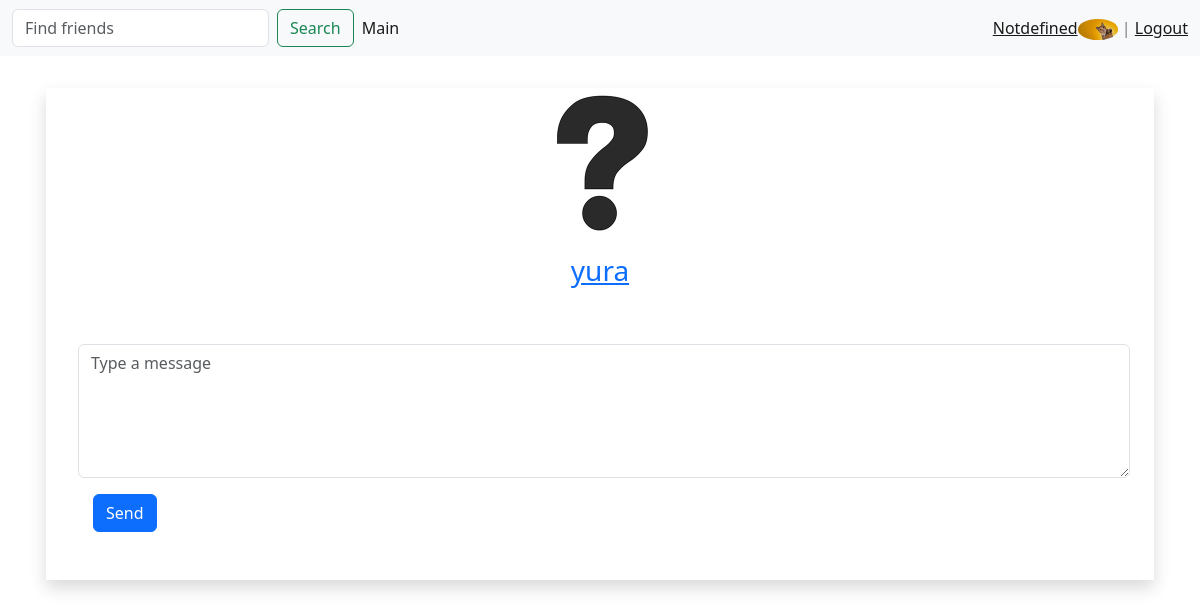
The page /message_user/3/ (signed in) on the database its author committed.
### main/models.py (models this page shows)
class Account(AbstractUser):
    username = models.SlugField(unique=True)
    bio = models.CharField(max_length=300, blank=True, null=True)
    address = models.CharField(max_length=300, blank=True, null=True)
    mobile = models.PositiveBigIntegerField(blank=True, null=True)
    photo = models.ImageField(upload_to='account_photo/%Y/%m/%d/', blank=True, default="account_photo/default.jpg")
    def get_absolute_url(self):
        return reverse("view_user", kwargs={"user_id": self.pk})

### main/views.py (the view)
# urls.py: path('message_user/<int:user_id>/', message_user, name="message_user"),
def message_user(request, user_id):
    try:
        to_user = Account.objects.get(pk=user_id)
        from_user = Account.objects.get(pk=request.user.pk)
        try:
            chat = Chat.objects.filter(user=to_user).get(user=from_user)
        except:
            chat = Chat.objects.create()
            chat.user.add(to_user, from_user)
            chat.save()
        messages_in_chat = MessageChat.objects.filter(chat=chat)
        if request.method == "POST":
            form = MessageChatForm(request.POST)
            if form.is_valid():
                text = form.cleaned_data['text']
                MessageChat.objects.create(text=text, user=from_user, chat=chat).save()
                return redirect("message_user", user_id)
        else:
            form = MessageChatForm()
        context = {"to_user": to_user, "from_user": from_user,
                   "messages_in_chat": messages_in_chat, "form": form, "title": f"Chat-{to_user.username}"}
        return render(request, "main/message_user.html", context)
    except Exception as e:
        print(e)
        return render(request, "main/page_not_found.html")

### main/forms.py
class MessageChatForm(forms.ModelForm):
    class Meta:
        model = Post
        fields = ["text"]
        labels = {
            "text": ""
        }
        widgets = {
            "text": forms.Textarea(attrs={"class": "form-control", "rows": 5, "placeholder": "Type a message"}),
        }

### main/templates/main/message_user.html (shortened to what this page needs)
{% extends 'base.html' %}
{% block content%}
<div class="container py-3 px-3">
    <div class="row rounded-lg overflow-hidden shadow">
        <div class="d-flex flex-column align-items-center text-center">
            <img src="{{ to_user.photo.url }}"
                 class="rounded-circle" width="150">
            <div class="mt-3">
                <h3><a href="{{to_user.get_absolute_url}}">{{to_user.username}}</a></h3>
            </div>
        </div>
        <div class="px-4 py-5 chat-box bg-white">
            <form method="post">
                <div class="comment-box ml-2">
                    {{form.as_p}}
                    <div class="col-6">
                        <div>
                            <button type="submit" class="btn btn-primary">Send</button>
                        </div>
                    </div>
                </div>
            </form>
        </div>
    </div>
</div>
{%endblock%}

### templates/inc/_nav.html
<nav class="navbar navbar-expand-lg navbar-light bg-light">
    <div class="container-fluid">
        <div class="collapse navbar-collapse" id="navbarSupportedContent">
            <form class="d-flex" action="{% url 'main'%}">
                <input class="form-control me-2" type="search" placeholder="Find friends" aria-label="Search"
                       name="search">
                <button class="btn btn-outline-success" type="submit">Search</button>
            </form>
            <ul class="navbar-nav me-auto mb-2 mb-lg-0">
                <li class="nav-item">
                    <a class="nav-link active" aria-current="page" href="{% url 'main'%}">Main</a>
                </li>
            </ul>
            <span class="navbar-text">
                {% if request.user.is_authenticated%}
                <a href="{{request.user.get_absolute_url}}">{{request.user.username}}</a><img
                    src="{{request.user.photo.url }}"
                    class="rounded-circle" width="40">  | <a
                    href="{% url 'logout'%}">Logout</a>
                {% else%}
                <a href="{% url 'register'%}">Register</a>|<a href="{% url 'login'%}">Login</a>
                {% endif %}
            </span>
        </div>
    </div>
</nav>

### rows shown on the page
Account: user.username "Notdefined", user.photo (picture)
Account: photo (placeholder picture), username "yura"
